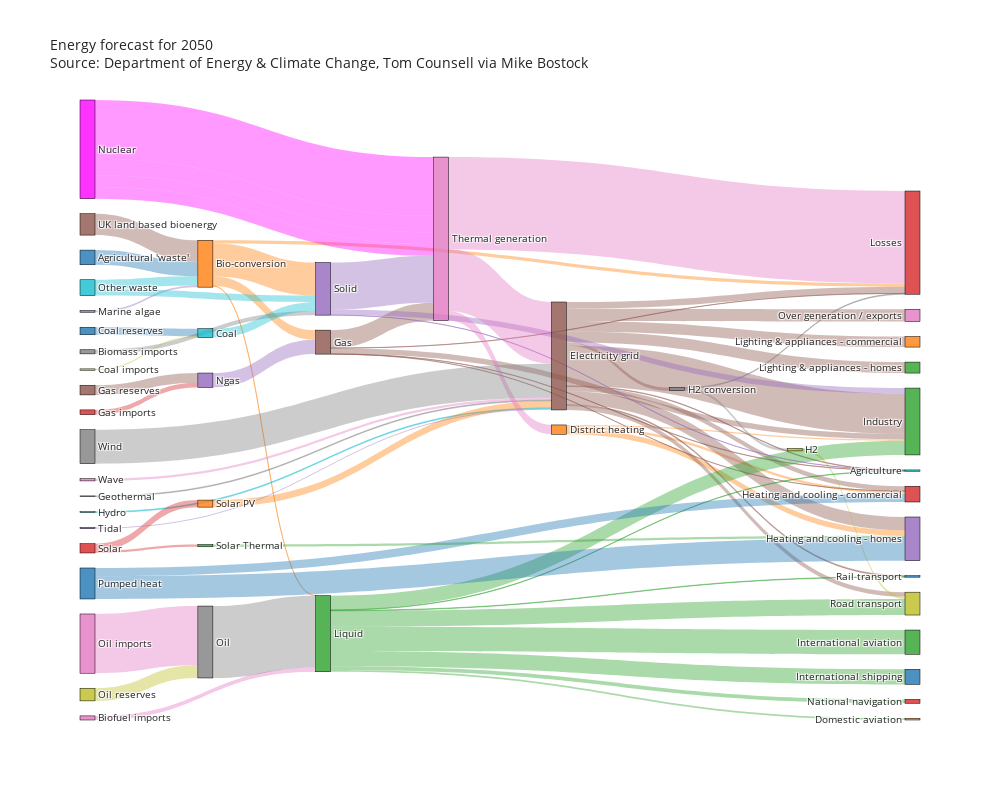

Notebook source saved alongside this figure:
### Code cell
import plotly.graph_objects as go
import urllib, json

url = 'https://raw.githubusercontent.com/plotly/plotly.js/master/test/image/mocks/sankey_energy.json'
response = urllib.request.urlopen(url)
data = json.loads(response.read())

# override gray link colors with 'source' colors
opacity = 0.4
# change 'magenta' to its 'rgba' value to add opacity
data['data'][0]['node']['color'] = ['rgba(255,0,255, 0.8)' if color == "magenta" else color for color in data['data'][0]['node']['color']]
data['data'][0]['link']['color'] = [data['data'][0]['node']['color'][src].replace("0.8", str(opacity))
                                    for src in data['data'][0]['link']['source']]

fig = go.Figure(data=[go.Sankey(
    valueformat = ".0f",
    valuesuffix = "TWh",
    # Define nodes
    node = dict(
      pad = 15,
      thickness = 15,
      line = dict(color = "black", width = 0.5),
      label =  data['data'][0]['node']['label'],
      color =  data['data'][0]['node']['color']
    ),
    # Add links
    link = dict(
      source =  data['data'][0]['link']['source'],
      target =  data['data'][0]['link']['target'],
      value =  data['data'][0]['link']['value'],
      label =  data['data'][0]['link']['label'],
      color =  data['data'][0]['link']['color']
))])

fig.update_layout(title_text="Energy forecast for 2050<br>Source: Department of Energy & Climate Change, Tom Counsell via <a href='https://bost.ocks.org/mike/sankey/'>Mike Bostock</a>",
                  font_size=10,
                  width=1000,
                  height=800
                 )
fig.show()

### Figure 1 — Plotly figure (JSON) as saved in the notebook; plotly's stock layout.template omitted (floating-point values rounded to 4 significant figures)
{"data": [{"link": {"color": ["rgba(31, 119, 180, 0.4)", "rgba(255, 127, 14, 0.4)", "rgba(255, 127, 14, 0.4)", "rgba(255, 127, 14, 0.4)", "rgba(255, 127, 14, 0.4)", "rgba(227, 119, 194, 0.4)", "rgba(127, 127, 127, 0.4)", "rgba(188, 189, 34, 0.4)", "rgba(31, 119, 180, 0.4)", "rgba(23, 190, 207, 0.4)", "rgba(255, 127, 14, 0.4)", "rgba(255, 127, 14, 0.4)", "rgba(255, 127, 14, 0.4)", "rgba(140, 86, 75, 0.4)", "rgba(140, 86, 75, 0.4)", "rgba(140, 86, 75, 0.4)", "rgba(140, 86, 75, 0.4)", "rgba(140, 86, 75, 0.4)", "rgba(140, 86, 75, 0.4)", "rgba(140, 86, 75, 0.4)", "rgba(140, 86, 75, 0.4)", "rgba(140, 86, 75, 0.4)", "rgba(140, 86, 75, 0.4)", "rgba(140, 86, 75, 0.4)", "rgba(214, 39, 40, 0.4)", "rgba(140, 86, 75, 0.4)", "rgba(140, 86, 75, 0.4)", "rgba(140, 86, 75, 0.4)", "rgba(140, 86, 75, 0.4)", "rgba(140, 86, 75, 0.4)", "rgba(140, 86, 75, 0.4)", "rgba(127, 127, 127, 0.4)", "rgba(127, 127, 127, 0.4)", "rgba(127, 127, 127, 0.4)", "rgba(188, 189, 34, 0.4)", "rgba(23, 190, 207, 0.4)", "rgba(44, 160, 44, 0.4)", "rgba(44, 160, 44, 0.4)", "rgba(44, 160, 44, 0.4)", "rgba(44, 160, 44, 0.4)", "rgba(44, 160, 44, 0.4)", "rgba(44, 160, 44, 0.4)", "rgba(44, 160, 44, 0.4)", "rgba(44, 160, 44, 0.4)", "rgba(148, 103, 189, 0.4)", "rgba(148, 103, 189, 0.4)", "rgba(255,0,255, 0.4)", "rgba(255,0,255, 0.4)", "rgba(227, 119, 194, 0.4)", "rgba(188, 189, 34, 0.4)", "rgba(127, 127, 127, 0.4)", "rgba(23, 190, 207, 0.4)", "rgba(23, 190, 207, 0.4)", "rgba(31, 119, 180, 0.4)", "rgba(31, 119, 180, 0.4)", "rgba(255, 127, 14, 0.4)", "rgba(44, 160, 44, 0.4)", "rgba(214, 39, 40, 0.4)", "rgba(214, 39, 40, 0.4)", "rgba(148, 103, 189, 0.4)", "rgba(148, 103, 189, 0.4)", "rgba(148, 103, 189, 0.4)", "rgba(227, 119, 194, 0.4)", "rgba(227, 119, 194, 0.4)", "rgba(227, 119, 194, 0.4)", "rgba(148, 103, 189, 0.4)", "rgba(140, 86, 75, 0.4)", "rgba(227, 119, 194, 0.4)", "rgba(127, 127, 127, 0.4)", "rgba(255,0,255, 0.4)", "rgba(255,0,255, 0.4)"], "label": ["stream 1", "", "", "", "stream 1", "", "", "", "", "", "", "", "", "", "", "", "", "", "", "", "", "", "", "", "", "", "", "", "", "", "stream 1", "", "", "", "", "", "", "", "", "", "", "", "", "", "", "", "Old generation plant (made-up)", "New generation plant (made-up)", "", "", "", "", "", "", "", "", "", "", "", "", "", "", "", "", "", "", "", "", "", "", ""], "source": [0, 1, 1, 1, 1, 6, 7, 8, 10, 9, 11, 11, 11, 15, 15, 15, 15, 15, 15, 15, 15, 15, 15, 15, 23, 25, 5, 5, 5, 5, 5, 27, 17, 17, 28, 29, 2, 2, 2, 2, 2, 2, 2, 2, 34, 24, 35, 35, 36, 38, 37, 39, 39, 40, 40, 41, 42, 43, 43, 4, 4, 4, 26, 26, 26, 44, 45, 46, 47, 35, 35], "target": [1, 2, 3, 4, 5, 2, 4, 9, 9, 4, 12, 13, 14, 16, 14, 17, 12, 18, 19, 13, 3, 20, 21, 22, 24, 24, 13, 3, 26, 19, 12, 15, 28, 3, 18, 15, 12, 30, 18, 31, 32, 19, 33, 20, 1, 5, 26, 26, 37, 37, 2, 4, 1, 14, 13, 15, 14, 42, 41, 19, 26, 12, 15, 3, 11, 15, 1, 15, 15, 26, 26], "value": [124.7, 0.597, 26.86, 280.3, 81.14, 35, 35, 11.61, 63.97, 75.57, 10.64, 22.5, 46.18, 104.5, 113.7, 27.14, 342.2, 37.8, 4.412, 40.86, 56.69, 7.863, 90.01, 93.49, 40.72, 82.23, 0.129, 1.401, 151.9, 2.096, 48.58, 7.013, 20.9, 6.242, 20.9, 6.995, 121.1, 128.7, 135.8, 14.46, 206.3, 3.64, 33.22, 4.413, 14.38, 123.0, 500, 140.0, 504.3, 107.7, 612.0, 56.59, 77.81, 193.0, 70.67, 59.9, 19.26, 19.26, 59.9, 0.882, 400.1, 46.48, 525.5, 787.1, 79.33, 9.452, 182.0, 19.01, 289.4, 100, 100]}, "node": {"color": ["rgba(31, 119, 180, 0.8)", "rgba(255, 127, 14, 0.8)", "rgba(44, 160, 44, 0.8)", "rgba(214, 39, 40, 0.8)", "rgba(148, 103, 189, 0.8)", "rgba(140, 86, 75, 0.8)", "rgba(227, 119, 194, 0.8)", "rgba(127, 127, 127, 0.8)", "rgba(188, 189, 34, 0.8)", "rgba(23, 190, 207, 0.8)", "rgba(31, 119, 180, 0.8)", "rgba(255, 127, 14, 0.8)", "rgba(44, 160, 44, 0.8)", "rgba(214, 39, 40, 0.8)", "rgba(148, 103, 189, 0.8)", "rgba(140, 86, 75, 0.8)", "rgba(227, 119, 194, 0.8)", "rgba(127, 127, 127, 0.8)", "rgba(188, 189, 34, 0.8)", "rgba(23, 190, 207, 0.8)", "rgba(31, 119, 180, 0.8)", "rgba(255, 127, 14, 0.8)", "rgba(44, 160, 44, 0.8)", "rgba(214, 39, 40, 0.8)", "rgba(148, 103, 189, 0.8)", "rgba(140, 86, 75, 0.8)", "rgba(227, 119, 194, 0.8)", "rgba(127, 127, 127, 0.8)", "rgba(188, 189, 34, 0.8)", "rgba(23, 190, 207, 0.8)", "rgba(31, 119, 180, 0.8)", "rgba(255, 127, 14, 0.8)", "rgba(44, 160, 44, 0.8)", "rgba(214, 39, 40, 0.8)", "rgba(148, 103, 189, 0.8)", "rgba(255,0,255, 0.8)", "rgba(227, 119, 194, 0.8)", "rgba(127, 127, 127, 0.8)", "rgba(188, 189, 34, 0.8)", "rgba(23, 190, 207, 0.8)", "rgba(31, 119, 180, 0.8)", "rgba(255, 127, 14, 0.8)", "rgba(44, 160, 44, 0.8)", "rgba(214, 39, 40, 0.8)", "rgba(148, 103, 189, 0.8)", "rgba(140, 86, 75, 0.8)", "rgba(227, 119, 194, 0.8)", "rgba(127, 127, 127, 0.8)"], "label": ["Agricultural 'waste'", "Bio-conversion", "Liquid", "Losses", "Solid", "Gas", "Biofuel imports", "Biomass imports", "Coal imports", "Coal", "Coal reserves", "District heating", "Industry", "Heating and cooling - commercial", "Heating and cooling - homes", "Electricity grid", "Over generation / exports", "H2 conversion", "Road transport", "Agriculture", "Rail transport", "Lighting & appliances - commercial", "Lighting & appliances - homes", "Gas imports", "Ngas", "Gas reserves", "Thermal generation", "Geothermal", "H2", "Hydro", "International shipping", "Domestic aviation", "International aviation", "National navigation", "Marine algae", "Nuclear", "Oil imports", "Oil", "Oil reserves", "Other waste", "Pumped heat", "Solar PV", "Solar Thermal", "Solar", "Tidal", "UK land based bioenergy", "Wave", "Wind"], "line": {"color": "black", "width": 0.5}, "pad": 15, "thickness": 15, "x": [0.008929, 0.1492, 0.2895, 0.9911, 0.2895, 0.2895, 0.008929, 0.008929, 0.008929, 0.1492, 0.008929, 0.5702, 0.9911, 0.9911, 0.9911, 0.5702, 0.9911, 0.7105, 0.9911, 0.9911, 0.9911, 0.9911, 0.9911, 0.008929, 0.1492, 0.008929, 0.4298, 0.008929, 0.8508, 0.008929, 0.9911, 0.9911, 0.9911, 0.9911, 0.008929, 0.008929, 0.008929, 0.1492, 0.008929, 0.008929, 0.008929, 0.1492, 0.1492, 0.008929, 0.008929, 0.008929, 0.008929, 0.008929], "y": [0.2539, 0.2641, 0.8608, 0.23, 0.3046, 0.3905, 0.9967, 0.4061, 0.4348, 0.376, 0.3726, 0.5316, 0.5186, 0.6357, 0.7078, 0.4129, 0.3474, 0.4664, 0.8123, 0.5977, 0.7685, 0.39, 0.4316, 0.5037, 0.452, 0.4678, 0.224, 0.6392, 0.564, 0.6648, 0.9304, 0.9986, 0.8744, 0.9699, 0.341, 0.0796, 0.8768, 0.8742, 0.959, 0.3027, 0.7798, 0.651, 0.7188, 0.7231, 0.6905, 0.2007, 0.6126, 0.5592]}, "type": "sankey", "valueformat": ".0f", "valuesuffix": "TWh"}], "layout": {"font": {"size": 10}, "height": 800, "title": {"text": "Energy forecast for 2050<br>Source: Department of Energy & Climate Change, Tom Counsell via <a href='https://bost.ocks.org/mike/sankey/'>Mike Bostock</a>"}, "width": 1000}}
